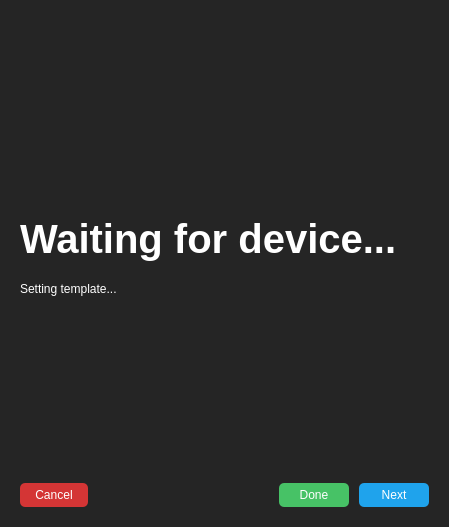
<?xml version="1.0" encoding="UTF-8"?>
<ui version="4.0">
 <class>SetupDeviceDialog</class>
 <widget class="QDialog" name="SetupDeviceDialog">
  <property name="geometry">
   <rect>
    <x>0</x>
    <y>0</y>
    <width>370</width>
    <height>527</height>
   </rect>
  </property>
  <property name="sizePolicy">
   <sizepolicy hsizetype="Fixed" vsizetype="Fixed">
    <horstretch>0</horstretch>
    <verstretch>0</verstretch>
   </sizepolicy>
  </property>
  <property name="windowTitle">
   <string>Setup a new device</string>
  </property>
  <property name="styleSheet">
   <string notr="true">* {
	font: &quot;Raleway&quot;;
	color: white;
}

QMessageBox {
	background-color: rgb(37, 37, 37);
}

#SetupDeviceDialog {
	background-color: rgb(37, 37, 37);
	font-weight: 600;
	
}

QPushButton {
	border-radius: 5px;
	border: none;
	padding: 5px 15px;
	background-color: #1fa3ec;
}

QPushButton:pressed {
	background-color: #0e70a4;
}

QPushButton:!enabled {
	background-color: rgb(145, 145, 145);
}

QListWidget {
	background-color: rgb(37, 37, 37);
	border: none;
}

QListView::item {
   	padding: 3px;
	border-radius: 5px;
}

QListView::item:selected {
	background-color: #1fa3ec;
}

QLineEdit,  QComboBox {
	background-color: #4f4f4f;
	border: 1px Solid #0C0C0C;
	padding: 3px;
	border-radius: 5px;
}

QComboBox::drop-down {border-width: 0px;} QComboBox::down-arrow {image: url(noimg); border-width: 0px;}

#cancelButton {
	background-color: #d43535;
}

#doneButton {
	background-color: #47c266;
}</string>
  </property>
  <layout class="QVBoxLayout" name="verticalLayout">
   <property name="spacing">
    <number>20</number>
   </property>
   <property name="leftMargin">
    <number>20</number>
   </property>
   <property name="topMargin">
    <number>20</number>
   </property>
   <property name="rightMargin">
    <number>20</number>
   </property>
   <property name="bottomMargin">
    <number>20</number>
   </property>
   <item>
    <widget class="QStackedWidget" name="stackedWidget">
     <property name="currentIndex">
      <number>4</number>
     </property>
     <widget class="QWidget" name="welcomePage">
      <layout class="QVBoxLayout" name="verticalLayout_2">
       <property name="spacing">
        <number>20</number>
       </property>
       <property name="leftMargin">
        <number>0</number>
       </property>
       <property name="topMargin">
        <number>0</number>
       </property>
       <property name="rightMargin">
        <number>0</number>
       </property>
       <property name="bottomMargin">
        <number>0</number>
       </property>
       <item>
        <spacer name="verticalSpacer">
         <property name="orientation">
          <enum>Qt::Vertical</enum>
         </property>
         <property name="sizeHint" stdset="0">
          <size>
           <width>20</width>
           <height>40</height>
          </size>
         </property>
        </spacer>
       </item>
       <item>
        <widget class="QWidget" name="widget" native="true">
         <property name="minimumSize">
          <size>
           <width>0</width>
           <height>64</height>
          </size>
         </property>
         <property name="maximumSize">
          <size>
           <width>64</width>
           <height>16777215</height>
          </size>
         </property>
         <property name="styleSheet">
          <string notr="true">image: url(:/64/assets/64_bulb.svg);</string>
         </property>
        </widget>
       </item>
       <item>
        <widget class="QLabel" name="label">
         <property name="font">
          <font>
           <family>Raleway</family>
           <pointsize>30</pointsize>
           <weight>99</weight>
           <italic>false</italic>
           <bold>true</bold>
          </font>
         </property>
         <property name="styleSheet">
          <string notr="true">font-size: 30pt;
font-weight: 900;</string>
         </property>
         <property name="text">
          <string>Setup a Device</string>
         </property>
        </widget>
       </item>
       <item>
        <widget class="QLabel" name="label_2">
         <property name="text">
          <string>This wizard will guide you through setting up your tasmota device.  Press next to continue setup.</string>
         </property>
         <property name="wordWrap">
          <bool>true</bool>
         </property>
        </widget>
       </item>
       <item>
        <spacer name="verticalSpacer_2">
         <property name="orientation">
          <enum>Qt::Vertical</enum>
         </property>
         <property name="sizeHint" stdset="0">
          <size>
           <width>20</width>
           <height>40</height>
          </size>
         </property>
        </spacer>
       </item>
      </layout>
     </widget>
     <widget class="QWidget" name="selectDevicePage">
      <layout class="QVBoxLayout" name="verticalLayout_3">
       <property name="spacing">
        <number>20</number>
       </property>
       <property name="leftMargin">
        <number>0</number>
       </property>
       <property name="topMargin">
        <number>0</number>
       </property>
       <property name="rightMargin">
        <number>0</number>
       </property>
       <property name="bottomMargin">
        <number>0</number>
       </property>
       <item>
        <spacer name="verticalSpacer_4">
         <property name="orientation">
          <enum>Qt::Vertical</enum>
         </property>
         <property name="sizeHint" stdset="0">
          <size>
           <width>20</width>
           <height>40</height>
          </size>
         </property>
        </spacer>
       </item>
       <item>
        <widget class="QLabel" name="label_3">
         <property name="styleSheet">
          <string notr="true">font-size: 30pt;
font-weight: 900;</string>
         </property>
         <property name="text">
          <string>Select a device</string>
         </property>
        </widget>
       </item>
       <item>
        <widget class="QLabel" name="label_4">
         <property name="text">
          <string>If your device does not show up,  it may not be connected to a wifi network. </string>
         </property>
         <property name="wordWrap">
          <bool>true</bool>
         </property>
        </widget>
       </item>
       <item>
        <widget class="QListWidget" name="discoveredDeviceList">
         <property name="maximumSize">
          <size>
           <width>16777215</width>
           <height>100</height>
          </size>
         </property>
        </widget>
       </item>
       <item>
        <widget class="QLabel" name="scanStatusLabel">
         <property name="styleSheet">
          <string notr="true">font-size: 11pt;
color: rgb(145, 145, 145);</string>
         </property>
         <property name="text">
          <string>Scanning IP 1 of 254...</string>
         </property>
        </widget>
       </item>
       <item>
        <spacer name="verticalSpacer_3">
         <property name="orientation">
          <enum>Qt::Vertical</enum>
         </property>
         <property name="sizeHint" stdset="0">
          <size>
           <width>20</width>
           <height>71</height>
          </size>
         </property>
        </spacer>
       </item>
      </layout>
     </widget>
     <widget class="QWidget" name="configureDeviceInfo">
      <layout class="QVBoxLayout" name="verticalLayout_9">
       <property name="spacing">
        <number>20</number>
       </property>
       <property name="leftMargin">
        <number>0</number>
       </property>
       <property name="topMargin">
        <number>0</number>
       </property>
       <property name="rightMargin">
        <number>0</number>
       </property>
       <property name="bottomMargin">
        <number>0</number>
       </property>
       <item>
        <spacer name="verticalSpacer_14">
         <property name="orientation">
          <enum>Qt::Vertical</enum>
         </property>
         <property name="sizeHint" stdset="0">
          <size>
           <width>20</width>
           <height>40</height>
          </size>
         </property>
        </spacer>
       </item>
       <item>
        <widget class="QLabel" name="label_12">
         <property name="styleSheet">
          <string notr="true">font-size: 30pt;
font-weight: 900;</string>
         </property>
         <property name="text">
          <string>Configure device info</string>
         </property>
        </widget>
       </item>
       <item>
        <widget class="QLabel" name="label_13">
         <property name="text">
          <string>Enter the name,  friendly name and template of the device.  (Leave blank to use defaults)</string>
         </property>
         <property name="wordWrap">
          <bool>true</bool>
         </property>
        </widget>
       </item>
       <item>
        <widget class="QLineEdit" name="deviceName">
         <property name="text">
          <string/>
         </property>
         <property name="placeholderText">
          <string>Device Name</string>
         </property>
        </widget>
       </item>
       <item>
        <widget class="QLineEdit" name="deviceFriendlyName">
         <property name="placeholderText">
          <string>Friendly Name</string>
         </property>
        </widget>
       </item>
       <item>
        <widget class="QLineEdit" name="deviceTemplate">
         <property name="placeholderText">
          <string>Template</string>
         </property>
        </widget>
       </item>
       <item>
        <spacer name="verticalSpacer_13">
         <property name="orientation">
          <enum>Qt::Vertical</enum>
         </property>
         <property name="sizeHint" stdset="0">
          <size>
           <width>20</width>
           <height>40</height>
          </size>
         </property>
        </spacer>
       </item>
      </layout>
     </widget>
     <widget class="QWidget" name="configureMQTTPage">
      <layout class="QVBoxLayout" name="verticalLayout_4">
       <property name="spacing">
        <number>20</number>
       </property>
       <property name="leftMargin">
        <number>0</number>
       </property>
       <property name="topMargin">
        <number>0</number>
       </property>
       <property name="rightMargin">
        <number>0</number>
       </property>
       <property name="bottomMargin">
        <number>0</number>
       </property>
       <item>
        <spacer name="verticalSpacer_6">
         <property name="orientation">
          <enum>Qt::Vertical</enum>
         </property>
         <property name="sizeHint" stdset="0">
          <size>
           <width>20</width>
           <height>72</height>
          </size>
         </property>
        </spacer>
       </item>
       <item>
        <widget class="QLabel" name="label_5">
         <property name="styleSheet">
          <string notr="true">font-size: 30pt;
font-weight: 900;</string>
         </property>
         <property name="text">
          <string>Configure MQTT</string>
         </property>
        </widget>
       </item>
       <item>
        <widget class="QLabel" name="label_6">
         <property name="text">
          <string>Select a server and configure the topic and full topic values.</string>
         </property>
         <property name="wordWrap">
          <bool>true</bool>
         </property>
        </widget>
       </item>
       <item>
        <widget class="QComboBox" name="mqttServerBox">
         <property name="placeholderText">
          <string>MQTT Server</string>
         </property>
        </widget>
       </item>
       <item>
        <layout class="QVBoxLayout" name="verticalLayout_5">
         <property name="spacing">
          <number>10</number>
         </property>
         <property name="topMargin">
          <number>0</number>
         </property>
         <property name="bottomMargin">
          <number>0</number>
         </property>
         <item>
          <widget class="QLineEdit" name="topic">
           <property name="placeholderText">
            <string>Topic</string>
           </property>
          </widget>
         </item>
         <item>
          <widget class="QLineEdit" name="fulltopic">
           <property name="placeholderText">
            <string>Full Topic</string>
           </property>
          </widget>
         </item>
        </layout>
       </item>
       <item>
        <spacer name="verticalSpacer_5">
         <property name="orientation">
          <enum>Qt::Vertical</enum>
         </property>
         <property name="sizeHint" stdset="0">
          <size>
           <width>20</width>
           <height>71</height>
          </size>
         </property>
        </spacer>
       </item>
      </layout>
     </widget>
     <widget class="QWidget" name="waitingForDevicePage">
      <layout class="QVBoxLayout" name="verticalLayout_6">
       <property name="spacing">
        <number>20</number>
       </property>
       <property name="leftMargin">
        <number>0</number>
       </property>
       <property name="topMargin">
        <number>0</number>
       </property>
       <property name="rightMargin">
        <number>0</number>
       </property>
       <property name="bottomMargin">
        <number>0</number>
       </property>
       <item>
        <spacer name="verticalSpacer_8">
         <property name="orientation">
          <enum>Qt::Vertical</enum>
         </property>
         <property name="sizeHint" stdset="0">
          <size>
           <width>20</width>
           <height>128</height>
          </size>
         </property>
        </spacer>
       </item>
       <item>
        <widget class="QLabel" name="spinner">
         <property name="minimumSize">
          <size>
           <width>42</width>
           <height>42</height>
          </size>
         </property>
         <property name="maximumSize">
          <size>
           <width>42</width>
           <height>42</height>
          </size>
         </property>
         <property name="text">
          <string/>
         </property>
        </widget>
       </item>
       <item>
        <widget class="QLabel" name="label_7">
         <property name="styleSheet">
          <string notr="true">font-size: 30pt;
font-weight: 900;</string>
         </property>
         <property name="text">
          <string>Waiting for device...</string>
         </property>
         <property name="wordWrap">
          <bool>true</bool>
         </property>
        </widget>
       </item>
       <item>
        <widget class="QLabel" name="statusLabel">
         <property name="text">
          <string>Setting template...</string>
         </property>
         <property name="wordWrap">
          <bool>true</bool>
         </property>
        </widget>
       </item>
       <item>
        <widget class="QLabel" name="timeoutLabel">
         <property name="text">
          <string/>
         </property>
        </widget>
       </item>
       <item>
        <spacer name="verticalSpacer_7">
         <property name="orientation">
          <enum>Qt::Vertical</enum>
         </property>
         <property name="sizeHint" stdset="0">
          <size>
           <width>20</width>
           <height>127</height>
          </size>
         </property>
        </spacer>
       </item>
      </layout>
     </widget>
     <widget class="QWidget" name="completePage">
      <layout class="QVBoxLayout" name="verticalLayout_7">
       <property name="spacing">
        <number>20</number>
       </property>
       <property name="leftMargin">
        <number>0</number>
       </property>
       <property name="topMargin">
        <number>0</number>
       </property>
       <property name="rightMargin">
        <number>0</number>
       </property>
       <property name="bottomMargin">
        <number>0</number>
       </property>
       <item>
        <spacer name="verticalSpacer_10">
         <property name="orientation">
          <enum>Qt::Vertical</enum>
         </property>
         <property name="sizeHint" stdset="0">
          <size>
           <width>20</width>
           <height>102</height>
          </size>
         </property>
        </spacer>
       </item>
       <item>
        <widget class="QWidget" name="successImage" native="true">
         <property name="minimumSize">
          <size>
           <width>0</width>
           <height>64</height>
          </size>
         </property>
         <property name="maximumSize">
          <size>
           <width>64</width>
           <height>16777215</height>
          </size>
         </property>
         <property name="styleSheet">
          <string notr="true">image: url(:/64/assets/64_bulb_tick.svg);</string>
         </property>
        </widget>
       </item>
       <item>
        <widget class="QLabel" name="label_8">
         <property name="styleSheet">
          <string notr="true">font-size: 30pt;
font-weight: 900;</string>
         </property>
         <property name="text">
          <string>Device setup complete!</string>
         </property>
         <property name="wordWrap">
          <bool>true</bool>
         </property>
        </widget>
       </item>
       <item>
        <widget class="QLabel" name="label_9">
         <property name="text">
          <string>You're device has been identified and MQTT has been connected. You should see it appear in the device list.</string>
         </property>
         <property name="wordWrap">
          <bool>true</bool>
         </property>
        </widget>
       </item>
       <item>
        <spacer name="verticalSpacer_9">
         <property name="orientation">
          <enum>Qt::Vertical</enum>
         </property>
         <property name="sizeHint" stdset="0">
          <size>
           <width>20</width>
           <height>101</height>
          </size>
         </property>
        </spacer>
       </item>
      </layout>
     </widget>
     <widget class="QWidget" name="page">
      <layout class="QVBoxLayout" name="verticalLayout_8">
       <property name="spacing">
        <number>20</number>
       </property>
       <property name="leftMargin">
        <number>0</number>
       </property>
       <property name="topMargin">
        <number>0</number>
       </property>
       <property name="rightMargin">
        <number>0</number>
       </property>
       <property name="bottomMargin">
        <number>0</number>
       </property>
       <item>
        <spacer name="verticalSpacer_11">
         <property name="orientation">
          <enum>Qt::Vertical</enum>
         </property>
         <property name="sizeHint" stdset="0">
          <size>
           <width>20</width>
           <height>102</height>
          </size>
         </property>
        </spacer>
       </item>
       <item>
        <widget class="QWidget" name="failedImage" native="true">
         <property name="minimumSize">
          <size>
           <width>0</width>
           <height>64</height>
          </size>
         </property>
         <property name="maximumSize">
          <size>
           <width>64</width>
           <height>16777215</height>
          </size>
         </property>
         <property name="styleSheet">
          <string notr="true">image: url(:/64/assets/64_bulb_cross.svg);</string>
         </property>
        </widget>
       </item>
       <item>
        <widget class="QLabel" name="label_11">
         <property name="styleSheet">
          <string notr="true">font-size: 30pt;
font-weight: 900;</string>
         </property>
         <property name="text">
          <string>Device setup failed</string>
         </property>
        </widget>
       </item>
       <item>
        <widget class="QLabel" name="label_10">
         <property name="text">
          <string>It seems the device didn't connect to the MQTT server in time.  Please try again.</string>
         </property>
         <property name="wordWrap">
          <bool>true</bool>
         </property>
        </widget>
       </item>
       <item>
        <spacer name="verticalSpacer_12">
         <property name="orientation">
          <enum>Qt::Vertical</enum>
         </property>
         <property name="sizeHint" stdset="0">
          <size>
           <width>20</width>
           <height>101</height>
          </size>
         </property>
        </spacer>
       </item>
      </layout>
     </widget>
    </widget>
   </item>
   <item>
    <layout class="QHBoxLayout" name="buttonLayout">
     <property name="spacing">
      <number>10</number>
     </property>
     <item>
      <widget class="QPushButton" name="cancelButton">
       <property name="text">
        <string>Cancel</string>
       </property>
      </widget>
     </item>
     <item>
      <spacer name="horizontalSpacer">
       <property name="orientation">
        <enum>Qt::Horizontal</enum>
       </property>
       <property name="sizeHint" stdset="0">
        <size>
         <width>40</width>
         <height>20</height>
        </size>
       </property>
      </spacer>
     </item>
     <item>
      <widget class="QPushButton" name="doneButton">
       <property name="minimumSize">
        <size>
         <width>70</width>
         <height>0</height>
        </size>
       </property>
       <property name="text">
        <string>Done</string>
       </property>
      </widget>
     </item>
     <item>
      <widget class="QPushButton" name="nextButton">
       <property name="minimumSize">
        <size>
         <width>70</width>
         <height>0</height>
        </size>
       </property>
       <property name="text">
        <string>Next</string>
       </property>
      </widget>
     </item>
    </layout>
   </item>
  </layout>
 </widget>
 <resources/>
 <connections/>
</ui>
